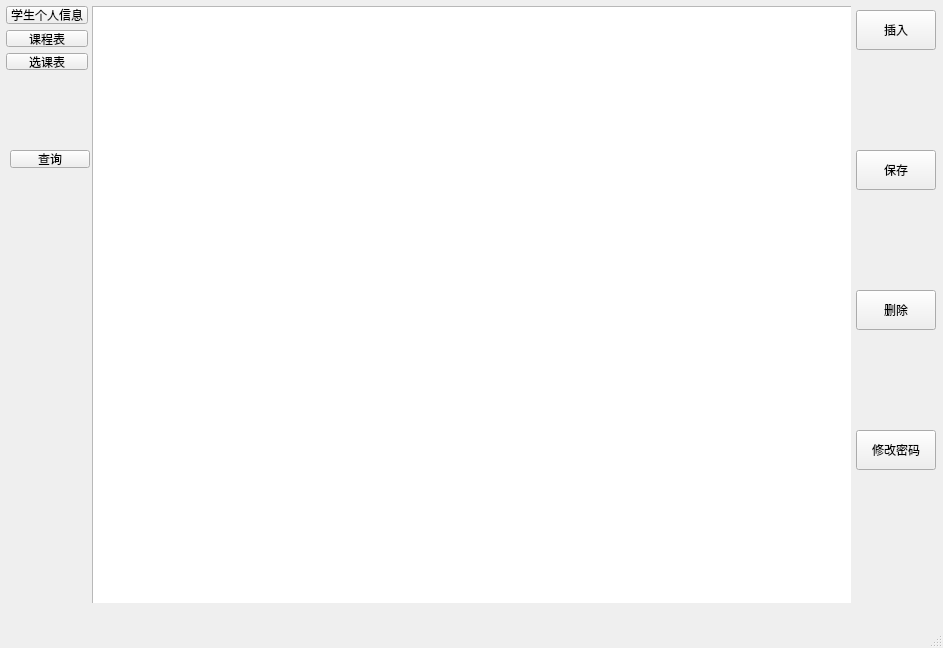
<?xml version="1.0" encoding="UTF-8"?>
<ui version="4.0">
 <class>MainWindow</class>
 <widget class="QMainWindow" name="MainWindow">
  <property name="geometry">
   <rect>
    <x>0</x>
    <y>0</y>
    <width>943</width>
    <height>648</height>
   </rect>
  </property>
  <property name="minimumSize">
   <size>
    <width>800</width>
    <height>500</height>
   </size>
  </property>
  <property name="maximumSize">
   <size>
    <width>1000</width>
    <height>700</height>
   </size>
  </property>
  <property name="windowTitle">
   <string>MainWindow</string>
  </property>
  <widget class="QWidget" name="centralwidget">
   <widget class="QStackedWidget" name="stackedWidget">
    <property name="geometry">
     <rect>
      <x>92</x>
      <y>6</y>
      <width>759</width>
      <height>597</height>
     </rect>
    </property>
    <property name="currentIndex">
     <number>1</number>
    </property>
    <widget class="QWidget" name="page">
     <widget class="QTableView" name="tableView_1">
      <property name="geometry">
       <rect>
        <x>0</x>
        <y>0</y>
        <width>911</width>
        <height>631</height>
       </rect>
      </property>
     </widget>
    </widget>
    <widget class="QWidget" name="page_2">
     <widget class="QTableView" name="tableView_2">
      <property name="geometry">
       <rect>
        <x>0</x>
        <y>0</y>
        <width>821</width>
        <height>621</height>
       </rect>
      </property>
     </widget>
    </widget>
   </widget>
   <widget class="QWidget" name="verticalLayoutWidget">
    <property name="geometry">
     <rect>
      <x>6</x>
      <y>6</y>
      <width>82</width>
      <height>64</height>
     </rect>
    </property>
    <layout class="QVBoxLayout" name="verticalLayout">
     <item>
      <widget class="QPushButton" name="pushButton_5">
       <property name="text">
        <string>学生个人信息</string>
       </property>
      </widget>
     </item>
     <item>
      <widget class="QPushButton" name="pushButton_4">
       <property name="text">
        <string>课程表</string>
       </property>
      </widget>
     </item>
     <item>
      <widget class="QPushButton" name="pushButton_6">
       <property name="text">
        <string>选课表</string>
       </property>
      </widget>
     </item>
    </layout>
   </widget>
   <widget class="QPushButton" name="pwf">
    <property name="geometry">
     <rect>
      <x>856</x>
      <y>430</y>
      <width>80</width>
      <height>40</height>
     </rect>
    </property>
    <property name="text">
     <string>修改密码</string>
    </property>
   </widget>
   <widget class="QPushButton" name="pushButton_3">
    <property name="geometry">
     <rect>
      <x>856</x>
      <y>150</y>
      <width>80</width>
      <height>40</height>
     </rect>
    </property>
    <property name="text">
     <string>保存</string>
    </property>
   </widget>
   <widget class="QPushButton" name="pushButton_2">
    <property name="geometry">
     <rect>
      <x>856</x>
      <y>290</y>
      <width>80</width>
      <height>40</height>
     </rect>
    </property>
    <property name="text">
     <string>删除</string>
    </property>
   </widget>
   <widget class="QPushButton" name="pushButton">
    <property name="geometry">
     <rect>
      <x>856</x>
      <y>10</y>
      <width>80</width>
      <height>40</height>
     </rect>
    </property>
    <property name="text">
     <string>插入</string>
    </property>
   </widget>
   <widget class="QPushButton" name="pushButton_7">
    <property name="geometry">
     <rect>
      <x>10</x>
      <y>150</y>
      <width>80</width>
      <height>18</height>
     </rect>
    </property>
    <property name="text">
     <string>查询</string>
    </property>
   </widget>
  </widget>
  <widget class="QMenuBar" name="menubar">
   <property name="geometry">
    <rect>
     <x>0</x>
     <y>0</y>
     <width>943</width>
     <height>17</height>
    </rect>
   </property>
  </widget>
  <widget class="QStatusBar" name="statusbar"/>
 </widget>
 <resources/>
 <connections/>
</ui>
